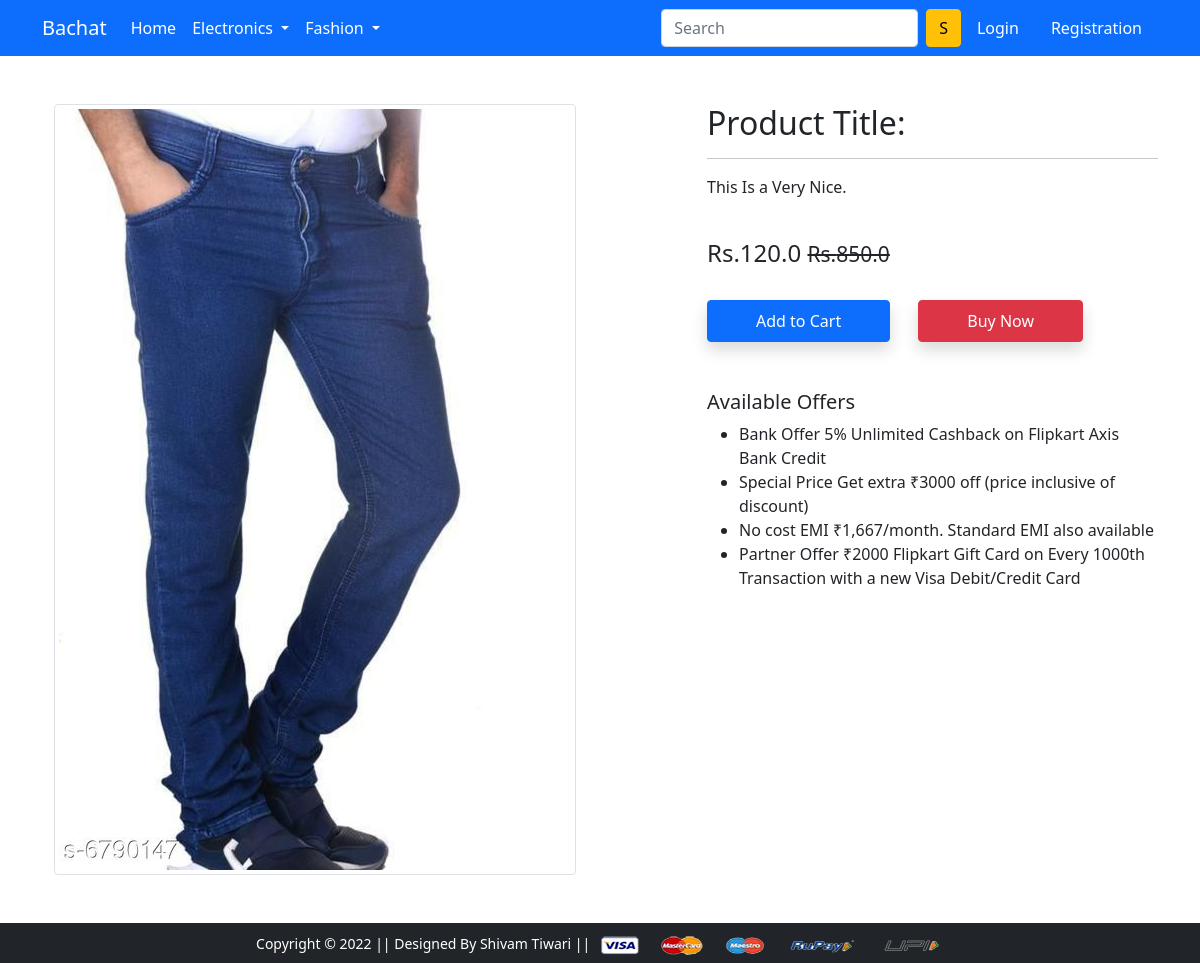
/product_detail/4, run on the app's committed database.
### app/models.py (models this page shows)
class Product(models.Model):
    title = models.CharField(max_length=100)
    selling_price = models.FloatField()
    discounted_price = models.FloatField()
    description = models.TextField()
    brand = models.CharField(max_length=100)
    category = models.CharField(choices=CATEGORY_CHOICES, max_length=2)
    product_image = models.ImageField(upload_to='produstimg')

### app/views.py (the view)
class ProductDetailView(View):
    def get(self, request, pk):
        product = Product.objects.get(pk=pk)
        return render(request, 'app/productdetail.html', {'product': product})

### app/templates/app/productdetail.html (shortened to what this page needs)
{% extends 'app/base.html' %}
{% load static %}
{% block main-content %}
<div class="container my-5">
 <div class="row">
  <div class="col-sm-6 text-center align-self-center">
   <img src="{{product.product_image.url}}" alt="" class="img-fluid img-thumbnail">
  </div>
  <div class="col-sm-5 offset-sm-1">
   <h2>Product Title: {{Product.title}}</h2>
   <hr>
   <p>{{product.description}}</p> <br>
   <h4>Rs.{{product.discounted_price}} <small class="fw-light text-decoration-line-through">Rs.{{ product.selling_price}}</small></h4> <br>
   <a href="{% url 'add-to-cart' %}" class="btn btn-primary shadow px-5 py-2">Add to Cart</a>
   <a href="{% url 'buy-now' %}" class="btn btn-danger shadow px-5 py-2 ms-4">Buy Now</a>
   <h5 class="mt-5">Available Offers</h5>
   <ul>
    <li>Bank Offer 5% Unlimited Cashback on Flipkart Axis Bank Credit</li>
    <li>Special Price Get extra ₹3000 off (price inclusive of discount)</li>
    <li>No cost EMI ₹1,667/month. Standard EMI also available</li>
    <li>Partner Offer ₹2000 Flipkart Gift Card on Every 1000th Transaction with a new Visa Debit/Credit Card</li>
   </ul>
  </div>
 </div>
</div>
{% endblock main-content %}

### data on the page
Product: product_image (picture), description "This Is a Very Nice.", discounted_price "120.0", selling_price "850.0"
